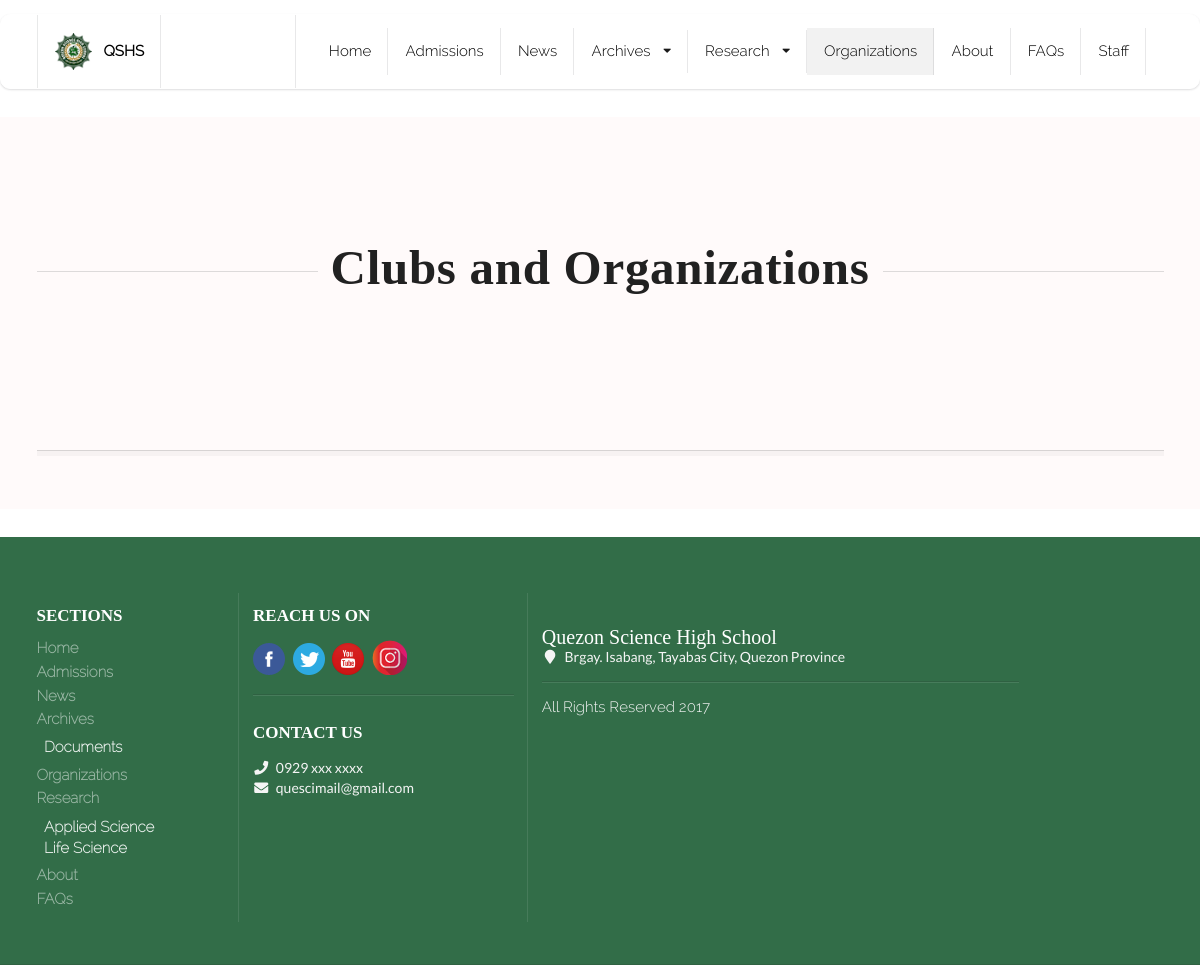
Page /organizations on the earlier database version.
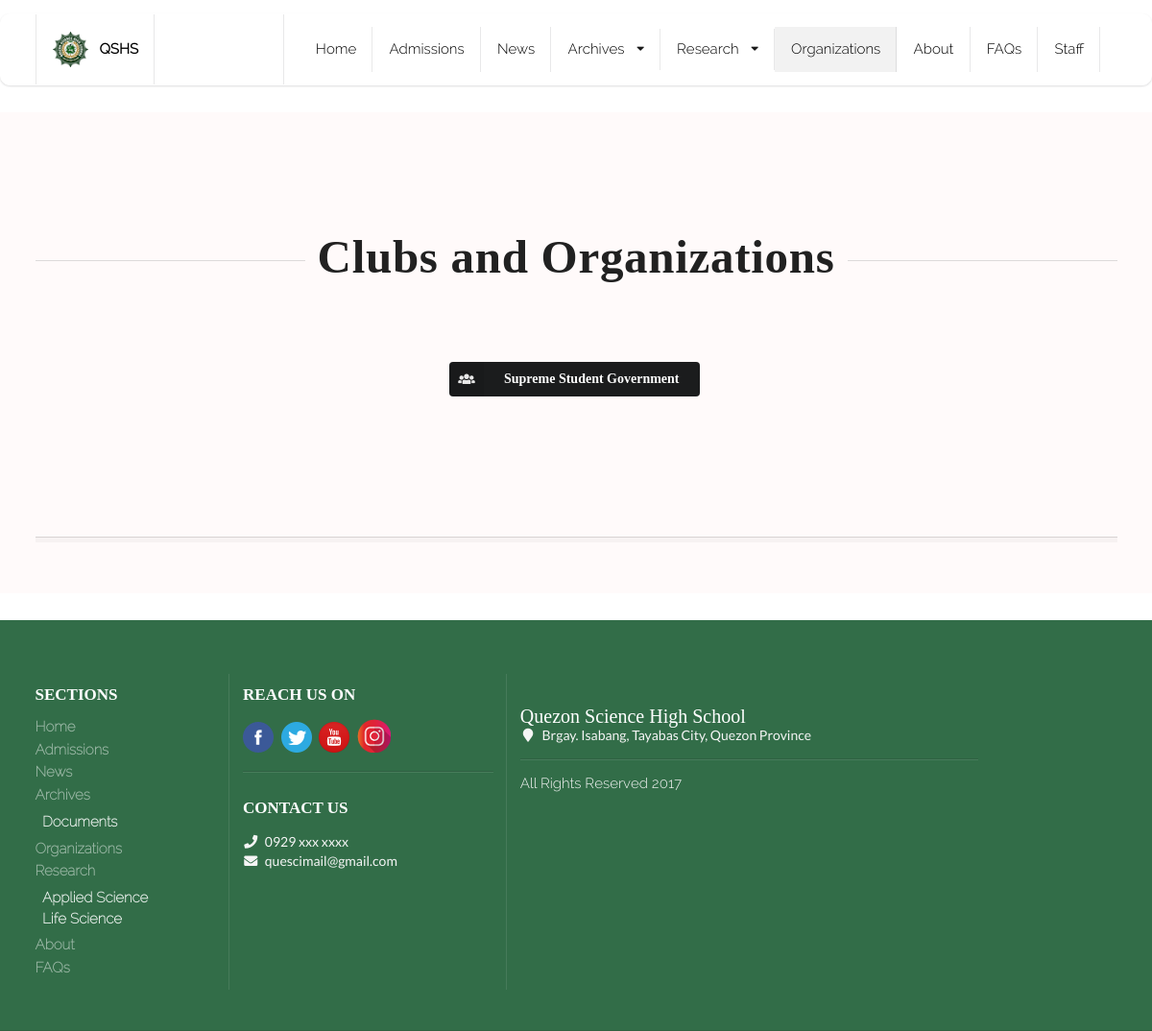
Same page on the later database version.
### staff/models.py (models this page shows, shortened)
class Organization(models.Model):
    LEVEL = (
        ("Main", "Main"),
        ("Core Subject", "Core Subject"),
        ("Social Science", "Social Science"),
        ("Music and Arts", "Music and Arts"),
    )
    name = models.CharField(max_length=100)
    category = models.CharField(choices=LEVEL, max_length=50, blank=True, null=True)
    logo = models.ImageField(upload_to="organization/" + str(name).lower() + "/logo", null=True)
    acronym = models.CharField(max_length=10)
    description = models.CharField(max_length=10000, blank=True)

### main/views.py (the view)
# urls.py: path('organizations',views.OrganizationListView.as_view(),name="organizations"),
class OrganizationListView(ListView):
    template_name = 'main/orgs.html'
    model = Organization
    context_object_name = "organizations"
    def get_queryset(self):
        return Organization.objects.all

### templates/main/orgs.html (shortened to what this page needs)
{% extends 'base_2.html' %}
{% block org %}
  active
{% endblock %}
{% block main_content %}
	<div class="dimmed pusher">
	<div class="ui vertical stripe inverted segment">
		<div class="ui container">
			<div class="ui vertical stripe center aligned stacked segment">
				<div class="ui center alinged container">
					<div class="ui horizontal section divider inverted">
						<h1 class="ui header">Clubs and Organizations</h1>
					</div>
					<div class="ui equal width stackable internally celled grid" id="orgs">
            {% for org in organizations %}
						<div class="row">
              {% if org.category == "Main" %}
							<div class="column">
								<a class="ui labeled icon black button" href="{% url 'main:organization_details' pk=org.pk %}">
                  <i class="users icon"></i>
                  {{ org.name }}
                </a>
							</div>
              {% endif %}
						</div>
            {% endfor %}
					</div>
				</div>
			</div>
		</div>
	</div>
</div>
{% endblock %}

Differences in the rows shown:
added Organization: name "Supreme Student Government"
